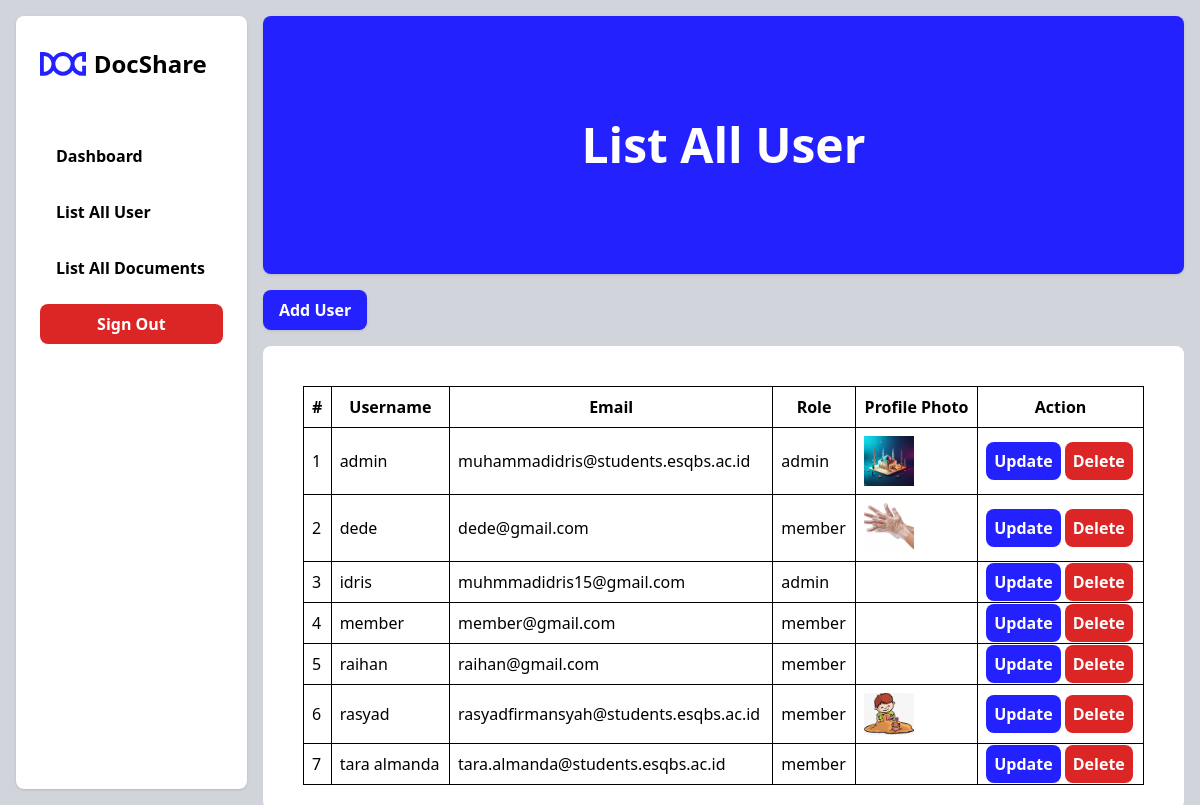
Page /index.php?p=listUser (signed in) on the committed database.
### tables this page shows
CREATE TABLE `tbl_users` (
  `user_id` int(11) NOT NULL,
  `username` varchar(50) DEFAULT NULL,
  `email` varchar(100) DEFAULT NULL,
  `profile_photo` varchar(255) DEFAULT NULL,
  `role` enum('admin','member') DEFAULT 'member',
  `password` varchar(255) NOT NULL
);

### inc.connect.php (called while the page is built, shortened)
<?php
class Connection
{
    private $host = 'localhost';
    private $user = 'root';
    private $password = '';
    private $db = 'docshare';
    function connect()
    {
        $conn = mysqli_connect($this->host, $this->user, $this->password);
        mysqli_select_db($conn, $this->db);
        $this->connection = $conn;
    }
}
?>

### class/class.User.php (called while the page is built, shortened)
<?php
class User extends Connection
{
    public function SelectAllUser()
    {
        $sql = "SELECT user_id, username, role, email, profile_photo FROM tbl_users ORDER BY username ASC";
        $resultUser = mysqli_query($this->connection, $sql);
        $arrResult = array();
        $i = 0;
        if (mysqli_num_rows($resultUser) > 0) {
            while ($data = mysqli_fetch_array($resultUser)) {
                $arrResult[$i] = array(
                    "user_id" => $data["user_id"],
                    "username" => $data["username"],
                    "role" => $data["role"],
                    "email" => $data["email"],
                    "profile_photo" => $data["profile_photo"]
                );
                $i++;
            }
        }
        return $arrResult;
    }
}
?>

### pages/listUser.php (the view, shortened to what this page needs)
<?php
if (!isset($_SESSION["user_id"])) {
    header("location: index.php?p=signin");
    exit();
} else {
    require_once ("./class/class.User.php");
    $objUsers = new User();
    $arrUsers = $objUsers->SelectAllUser();
}
?>
<main class="w-4/5 h-full">
    <div class="h-1/3 p-10 rounded-lg bg-blue shadow flex flex-column justify-center items-center">
        <h1 class="font-semibold text-center text-5xl text-white">List All User</h1>
    </div>
    <div class="h-auto py-4 flex flex-column justify-start items-center">
        <a href="index.php?p=addUser"
            class="bg-blue px-4 py-2 rounded-lg shadow font-semibold hover:bg-black text-white">Add User</a>
    </div>
    <div class="h-3/5 bg-white rounded-lg p-10 overflow-y-auto">
        <table border="" class="w-full">
            <thead>
                <tr>
                    <th class="border border-black p-2">#</th>
                    <th class="border border-black p-2">Username</th>
                    <th class="border border-black p-2">Email</th>
                    <th class="border border-black p-2">Role</th>
                    <th class="border border-black p-2">Profile Photo</th>
                    <th class="border border-black p-2">Action</th>
                </tr>
            </thead>
            <tbody>
                <?php
                if (count($arrUsers)) {
                    $i = 0;
                    foreach ($arrUsers as $value) { ?>
                        <tr>
                            <td class="border border-black p-2"><?= ++$i ?></td>
                            <td class="border border-black p-2"><?= $value["username"] ?></td>
                            <td class="border border-black p-2"><?= $value["email"] ?></td>
                            <td class="border border-black p-2"><?= $value["role"] ?></td>
                            <td class="border border-black p-2"><img src="<?= $value["profile_photo"] ?>" alt=""
                                    title="<?= $value["username"] ?>" width="50"></td>
                            <td class="border border-black p-2">
                                <a href="index.php?p=updateUser&user_id=<?= $value["user_id"] ?>" class="bg-blue p-2 rounded-lg font-semibold text-white hover:bg-black">Update</a>
                                <a href="index.php?p=deleteUser&user_id=<?= $value["user_id"] ?>" class="bg-red-600 p-2 rounded-lg font-semibold text-white hover:bg-black">Delete</a>
                            </td>
                        </tr>
                    <?php }
                } else { ?>
                    <tr>
                        <td colspan="7">Data tidak ditemukan</td>
                    </tr>
                <?php }
                ?>
            </tbody>
        </table>
    </div>
</main>

### index.php (shortened to what this page needs)
<?php
require "inc.connect.php";
?>
<!DOCTYPE html>
<html lang="en">
<head>
    <script src="https://cdn.tailwindcss.com"></script>
    <link rel='stylesheet'
        href='https://cdn-uicons.flaticon.com/2.3.0/uicons-solid-rounded/css/uicons-solid-rounded.css'>
</head>
<body class="bg-gray-300 h-svh w-svw p-4 overflow-hidden flex flex-row justify-center items-center gap-4">
    <?php include "./components/header.php" ?>
    <?php
    $pages_dir = 'pages';
    if (!empty($_GET['p'])) {
        $pages = scandir($pages_dir, 0);
        unset($pages[0], $pages[1]);
        $p = $_GET['p'];
        if (in_array($p . '.php', $pages)) {
            include ($pages_dir . '/' . $p . '.php');
        } else {
            echo 'Halaman tidak ditemukan! :(';
        }
    } else {
        include ($pages_dir . '/homepage.php');
    }
    ?>
</body>
</html>

### components/header.php
<?php if (isset($_SESSION["role"]) && $_SESSION["role"] == "admin") { ?>
    <header class="w-1/5 shadow bg-white rounded-lg px-6 py-8 h-full">
        <nav class="flex flex-column flex-wrap gap-4 justify-center items-center w-full">
            <a href="index.php?p=signin" class="font-bold text-2xl flex items-center gap-2 mb-10"><img
                    src="./assets/logo.svg" alt="" class="w-1/4">
                <p class="3/4">DocShare</p>
            </a>
            <a href="index.php?p=dashboardAdmin"
                class="px-4 py-2 rounded-lg hover:bg-gray-300 w-full font-semibold">Dashboard</a>
            <a href="index.php?p=listUser" class="px-4 py-2 rounded-lg hover:bg-gray-300 w-full font-semibold">List All
                User</a>
            <a href="index.php?p=listDocuments" class="px-4 py-2 rounded-lg hover:bg-gray-300 w-full font-semibold">List All
                Documents</a>
            <a href="index.php?p=signout"
                class="px-4 py-2 rounded-lg bg-red-600 hover:bg-red-800 text-white w-full font-semibold text-center">Sign
                Out</a>
        </nav>
    </header>
<?php } else if (isset($_SESSION["role"]) && $_SESSION["role"] == "member") { ?>
        <header class="w-1/5 shadow bg-white rounded-lg px-6 py-8 h-full">
            <nav class="flex flex-column flex-wrap gap-4 justify-center items-center">
                <a href="index.php?p=signin" class="font-bold text-2xl flex items-center gap-2 mb-10"><img
                        src="./assets/logo.svg" alt="" class="w-1/4">
                    <p class="3/4">DocShare</p>
                </a>
                <a href="index.php?p=dashboardMember"
                    class="px-4 py-2 rounded-lg hover:bg-gray-300 w-full font-semibold">Dashboard</a>
                <a href="index.php?p=updateUser&user_id=<?= $_SESSION['user_id'] ?>"
                    class="px-4 py-2 rounded-lg hover:bg-gray-300 w-full font-semibold">Update User</a>
                <a href="index.php?p=signout"
                    class="px-4 py-2 rounded-lg  bg-red-600 hover:bg-red-800 text-white  w-full font-semibold text-center">Sign
                    Out</a>
            </nav>
        </header>
<?php } ?>

### rows in the picture
tbl_users: username "admin", email "muhammadidris@students.esqbs.ac.id", role "admin", profile_photo (picture)
tbl_users: username "dede", email "dede@gmail.com", role "member", profile_photo (picture)
tbl_users: username "idris", email "muhmmadidris15@gmail.com", role "admin"
tbl_users: username "member", email "member@gmail.com", role "member"
tbl_users: username "raihan", email "raihan@gmail.com", role "member"
tbl_users: username "rasyad", email "rasyadfirmansyah@students.esqbs.ac.id", role "member", profile_photo (picture)
tbl_users: username "tara almanda", email "tara.almanda@students.esqbs.ac.id", role "member"
